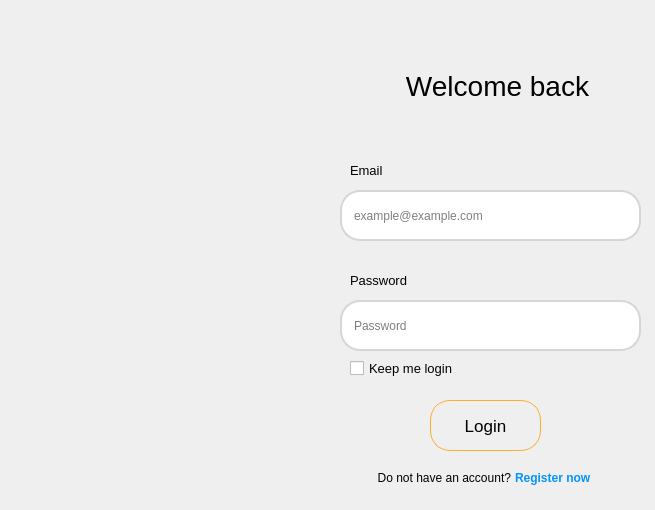
<?xml version="1.0" encoding="UTF-8"?>
<ui version="4.0">
 <class>MainWindow</class>
 <widget class="QMainWindow" name="MainWindow">
  <property name="geometry">
   <rect>
    <x>0</x>
    <y>0</y>
    <width>655</width>
    <height>510</height>
   </rect>
  </property>
  <property name="sizePolicy">
   <sizepolicy hsizetype="Expanding" vsizetype="Expanding">
    <horstretch>0</horstretch>
    <verstretch>0</verstretch>
   </sizepolicy>
  </property>
  <property name="minimumSize">
   <size>
    <width>655</width>
    <height>510</height>
   </size>
  </property>
  <property name="maximumSize">
   <size>
    <width>655</width>
    <height>510</height>
   </size>
  </property>
  <property name="windowTitle">
   <string>MainWindow</string>
  </property>
  <property name="styleSheet">
   <string notr="true"/>
  </property>
  <widget class="QWidget" name="centralwidget">
   <widget class="QLineEdit" name="lineEdit">
    <property name="geometry">
     <rect>
      <x>340</x>
      <y>190</y>
      <width>301</width>
      <height>51</height>
     </rect>
    </property>
    <property name="styleSheet">
     <string notr="true">QLineEdit{
	padding: 10px;
	border: 2px solid rgb(214, 214, 214);
	border-radius: 20px;
}

QLineEdit:hover{
	padding: 10px;
	border: 2px solid gray;
	border-radius: 20px;
}

QLineEdit:focus{
	padding: 10px;
	border: 2px solid gray;
	border-radius: 20px;
}</string>
    </property>
    <property name="inputMask">
     <string/>
    </property>
    <property name="text">
     <string/>
    </property>
    <property name="placeholderText">
     <string>example@example.com</string>
    </property>
   </widget>
   <widget class="QLineEdit" name="lineEdit_2">
    <property name="geometry">
     <rect>
      <x>340</x>
      <y>300</y>
      <width>301</width>
      <height>51</height>
     </rect>
    </property>
    <property name="styleSheet">
     <string notr="true">QLineEdit{
	padding: 10px;
	border: 2px solid rgb(214, 214, 214);
	border-radius: 20px;
}

QLineEdit:hover{
	padding: 10px;
	border: 2px solid gray;
	border-radius: 20px;
}

QLineEdit:focus{
	padding: 10px;
	border: 2px solid gray;
	border-radius: 20px;
}</string>
    </property>
    <property name="inputMask">
     <string/>
    </property>
    <property name="text">
     <string/>
    </property>
    <property name="echoMode">
     <enum>QLineEdit::Password</enum>
    </property>
    <property name="placeholderText">
     <string>Password</string>
    </property>
   </widget>
   <widget class="QLabel" name="label">
    <property name="geometry">
     <rect>
      <x>350</x>
      <y>160</y>
      <width>41</width>
      <height>21</height>
     </rect>
    </property>
    <property name="font">
     <font>
      <pointsize>10</pointsize>
      <bold>false</bold>
      <kerning>false</kerning>
     </font>
    </property>
    <property name="text">
     <string>Email</string>
    </property>
   </widget>
   <widget class="QLabel" name="label_2">
    <property name="geometry">
     <rect>
      <x>350</x>
      <y>270</y>
      <width>61</width>
      <height>21</height>
     </rect>
    </property>
    <property name="font">
     <font>
      <pointsize>10</pointsize>
      <bold>false</bold>
      <kerning>false</kerning>
     </font>
    </property>
    <property name="text">
     <string>Password</string>
    </property>
   </widget>
   <widget class="QLabel" name="label_5">
    <property name="geometry">
     <rect>
      <x>397</x>
      <y>60</y>
      <width>201</width>
      <height>51</height>
     </rect>
    </property>
    <property name="font">
     <font>
      <pointsize>21</pointsize>
     </font>
    </property>
    <property name="text">
     <string>Welcome back</string>
    </property>
    <property name="alignment">
     <set>Qt::AlignCenter</set>
    </property>
   </widget>
   <widget class="QPushButton" name="pushButton">
    <property name="geometry">
     <rect>
      <x>430</x>
      <y>400</y>
      <width>111</width>
      <height>51</height>
     </rect>
    </property>
    <property name="font">
     <font>
      <pointsize>13</pointsize>
     </font>
    </property>
    <property name="styleSheet">
     <string notr="true">QPushButton{
	background-color: transparent;
	border: 1px solid #faae2b;
	border-radius: 20px;
}

QPushButton:hover{
	background-color: transparent;
	border: 2px solid #faae2b;
	border-radius: 20px;
}</string>
    </property>
    <property name="text">
     <string>Login</string>
    </property>
   </widget>
   <widget class="QLabel" name="label_6">
    <property name="geometry">
     <rect>
      <x>370</x>
      <y>470</y>
      <width>141</width>
      <height>16</height>
     </rect>
    </property>
    <property name="font">
     <font>
      <pointsize>9</pointsize>
     </font>
    </property>
    <property name="text">
     <string>Do not have an account?</string>
    </property>
    <property name="alignment">
     <set>Qt::AlignRight|Qt::AlignTrailing|Qt::AlignVCenter</set>
    </property>
   </widget>
   <widget class="QLabel" name="label_7">
    <property name="geometry">
     <rect>
      <x>515</x>
      <y>470</y>
      <width>91</width>
      <height>16</height>
     </rect>
    </property>
    <property name="font">
     <font>
      <pointsize>9</pointsize>
      <bold>true</bold>
     </font>
    </property>
    <property name="styleSheet">
     <string notr="true">color: rgb(3, 148, 252);</string>
    </property>
    <property name="text">
     <string>Register now</string>
    </property>
   </widget>
   <widget class="QLabel" name="label_4">
    <property name="geometry">
     <rect>
      <x>20</x>
      <y>0</y>
      <width>271</width>
      <height>511</height>
     </rect>
    </property>
    <property name="styleSheet">
     <string notr="true"/>
    </property>
    <property name="text">
     <string/>
    </property>
    <property name="pixmap">
     <pixmap>../Image/OIG-removebg-preview.png</pixmap>
    </property>
   </widget>
   <widget class="QCheckBox" name="checkBox">
    <property name="geometry">
     <rect>
      <x>350</x>
      <y>360</y>
      <width>111</width>
      <height>17</height>
     </rect>
    </property>
    <property name="font">
     <font>
      <pointsize>10</pointsize>
     </font>
    </property>
    <property name="text">
     <string>Keep me login</string>
    </property>
   </widget>
  </widget>
 </widget>
 <resources>
  <include location="../Buổi 6/resource2.qrc"/>
 </resources>
 <connections/>
</ui>
